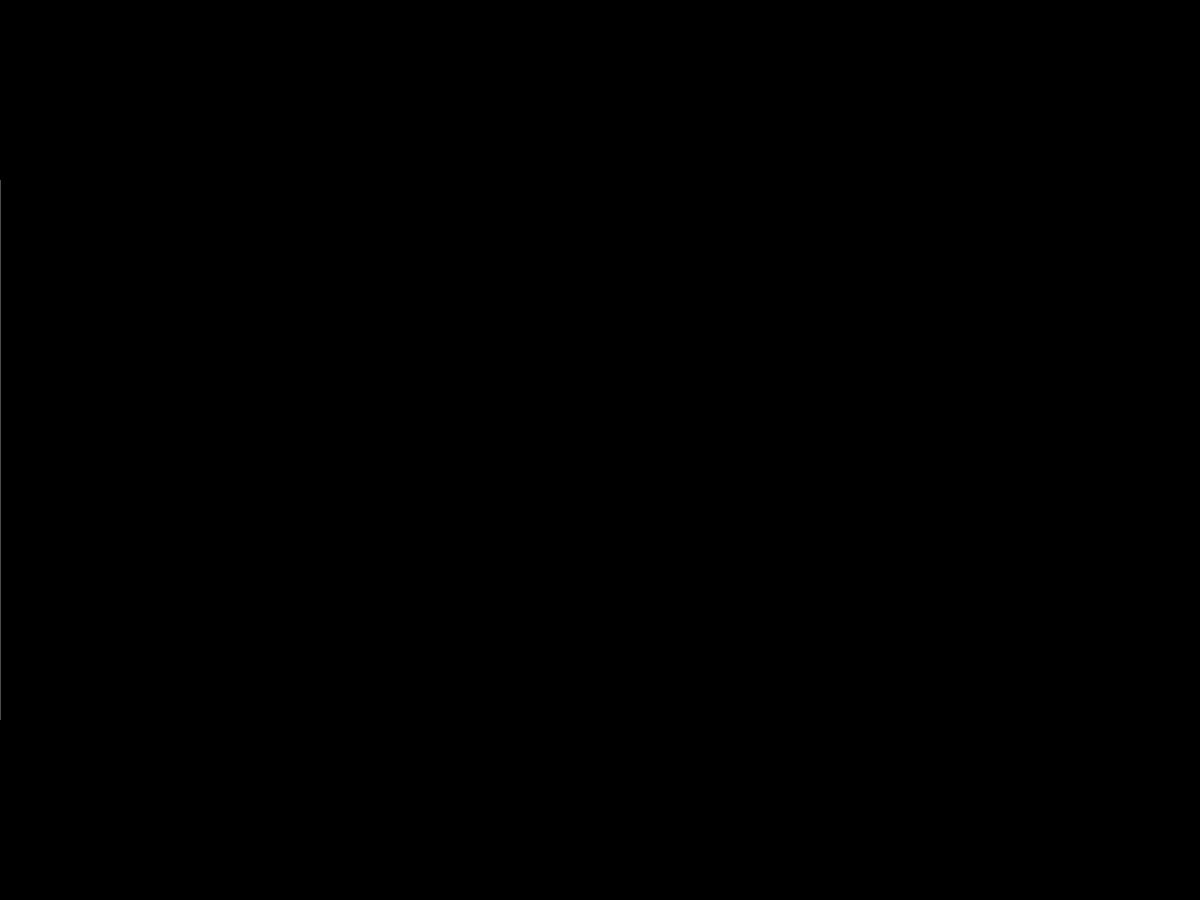
Frame 1 (no input)
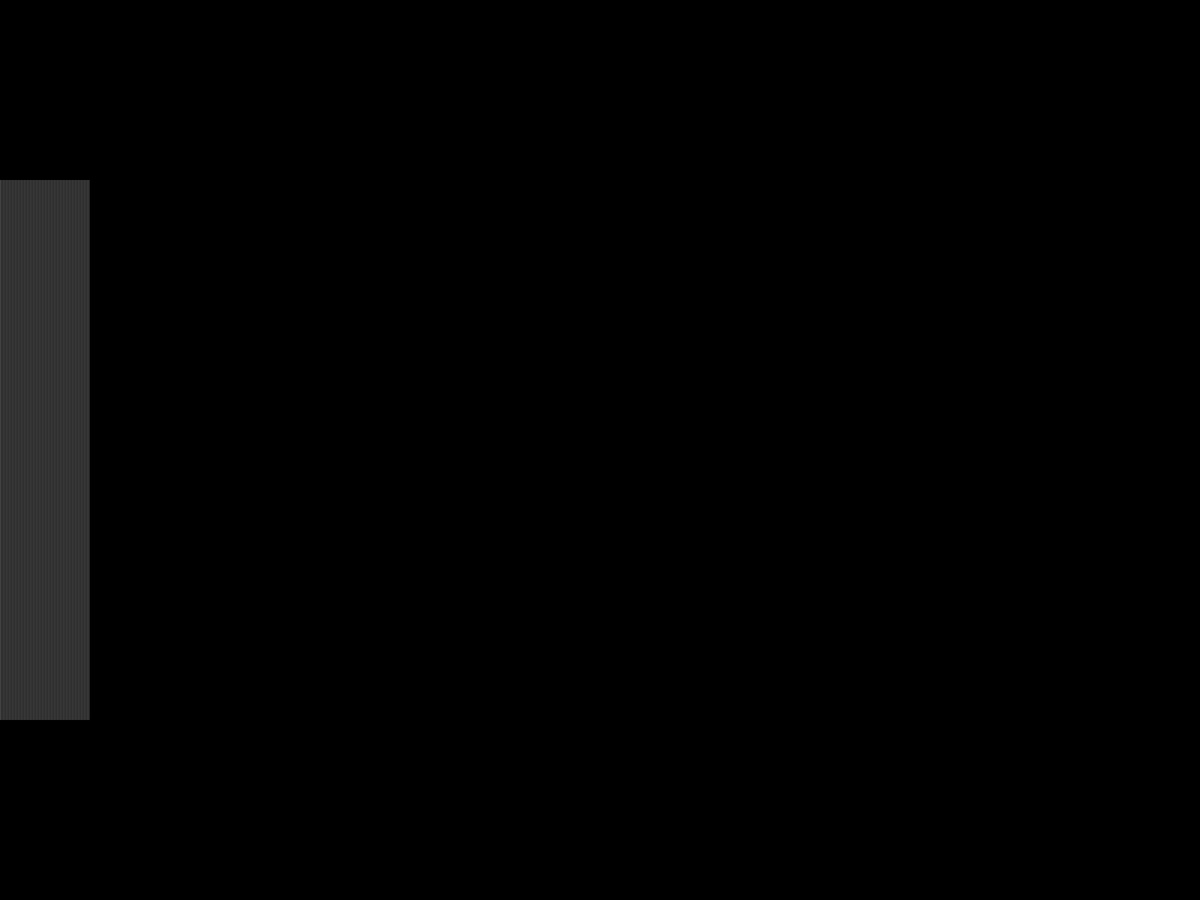
Frame 60 (the mouse pressed at the canvas centre just before this capture)
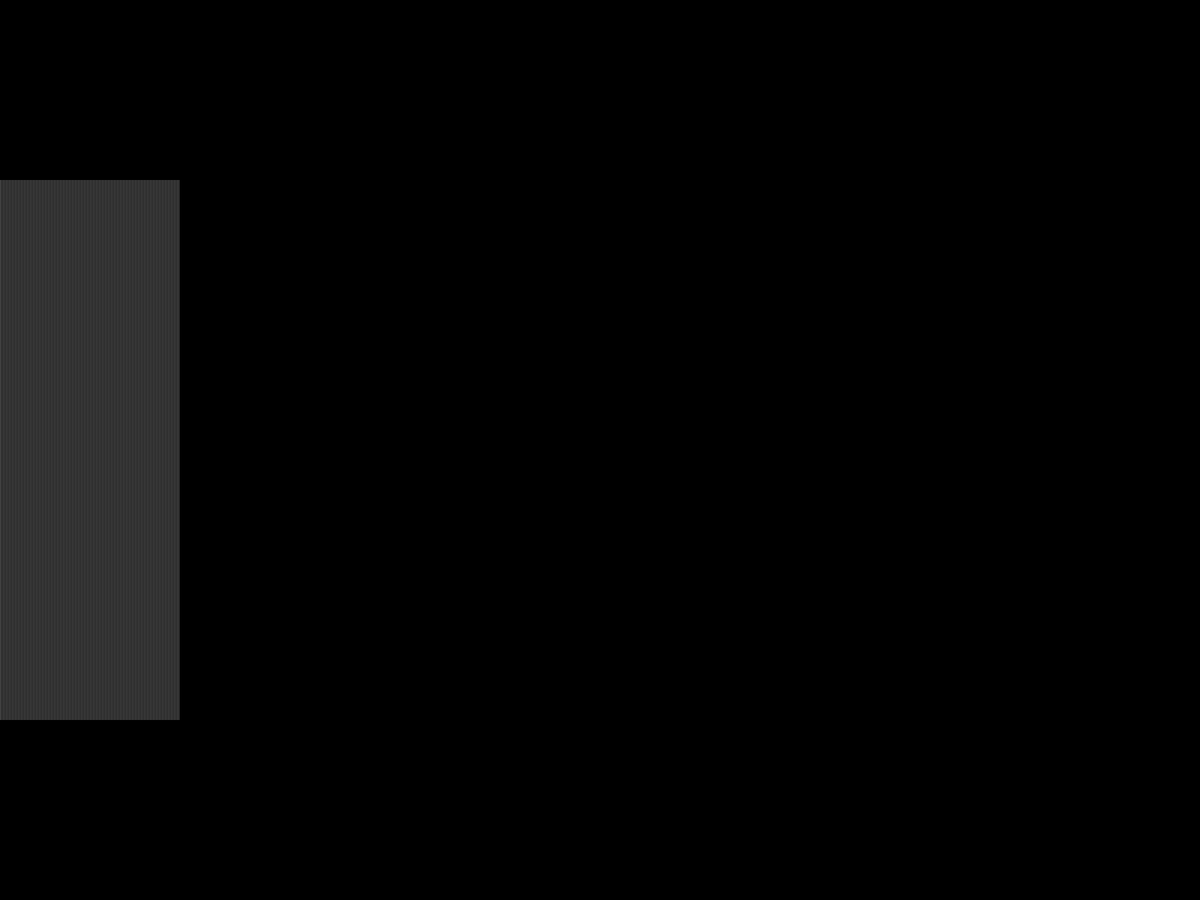
Frame 120 (the mouse held since frame 60 and released just before this capture)

The Processing sketch that drew these frames (run headless with seeded random() and noise(); from frame 60 on, the mouse is pressed at the canvas centre):

// Processing sketch: fullscreen
// ── fullscreen.pde
// If more than one screen is attached to the computer, run the 
// code at the full dimensions on the screen defined by the 
// parameter to fullScreen()

int x = 0;

void setup() {
  fullScreen(1);
  background(0);
  noStroke();
  fill(102);
}

void draw() {
  rect(x, height*0.2, 1, height*0.6); 
  x = x + 2;
}
